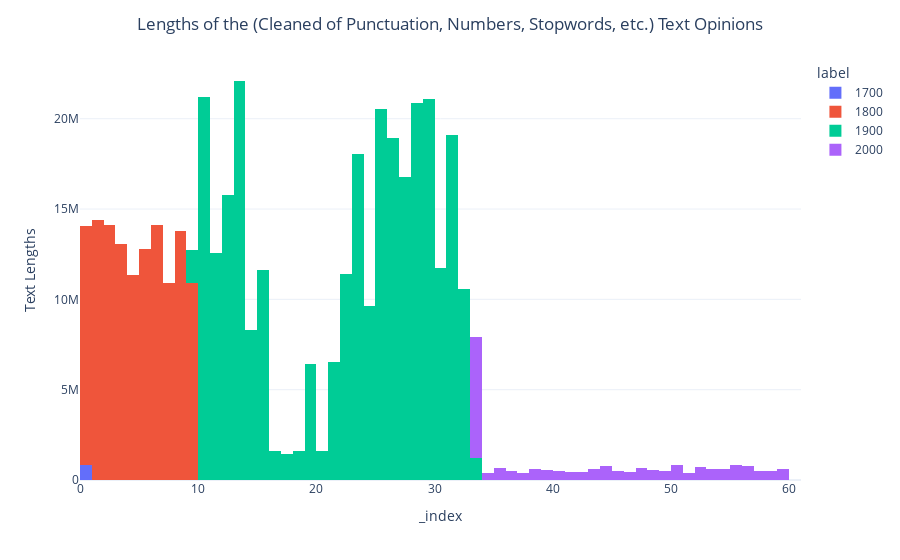

This figure's notebook cell:
### Code cell
fig = px.histogram(filtered_df,
    x=filtered_df.index,
    y='length_text',
    nbins=100,
    color='label',
    template='plotly_white')
fig.update_layout(
    title={'text': "Lengths of the (Cleaned of Punctuation, Numbers, Stopwords, etc.) Text Opinions",
    'x': 0.5,
    'xanchor': 'center'})
fig.update_yaxes(title='Text Lengths')
fig.update_xaxes(showticksuffix="none")
fig.show()

### Figure 1 — Plotly figure (JSON) as saved in the notebook; plotly's stock layout.template omitted (floating-point values rounded to 4 significant figures; data arrays with more than 128 entries replaced by an {"elided": "..."} marker saying what was removed)
{"data": [{"alignmentgroup": "True", "bingroup": "x", "histfunc": "sum", "hovertemplate": "label=1700<br>_index=%{x}<br>sum of length_text=%{y}<extra></extra>", "legendgroup": "1700", "marker": {"color": "#636efa", "pattern": {"shape": ""}}, "name": "1700", "nbinsx": 100, "offsetgroup": "1700", "orientation": "v", "showlegend": true, "type": "histogram", "x": {"elided": "137 int values"}, "xaxis": "x", "y": {"elided": "137 int values"}, "yaxis": "y"}, {"alignmentgroup": "True", "bingroup": "x", "histfunc": "sum", "hovertemplate": "label=1800<br>_index=%{x}<br>sum of length_text=%{y}<extra></extra>", "legendgroup": "1800", "marker": {"color": "#EF553B", "pattern": {"shape": ""}}, "name": "1800", "nbinsx": 100, "offsetgroup": "1800", "orientation": "v", "showlegend": true, "type": "histogram", "x": {"elided": "9762 int values"}, "xaxis": "x", "y": {"elided": "9762 int values"}, "yaxis": "y"}, {"alignmentgroup": "True", "bingroup": "x", "histfunc": "sum", "hovertemplate": "label=1900<br>_index=%{x}<br>sum of length_text=%{y}<extra></extra>", "legendgroup": "1900", "marker": {"color": "#00cc96", "pattern": {"shape": ""}}, "name": "1900", "nbinsx": 100, "offsetgroup": "1900", "orientation": "v", "showlegend": true, "type": "histogram", "x": {"elided": "23179 int values"}, "xaxis": "x", "y": {"elided": "23179 int values"}, "yaxis": "y"}, {"alignmentgroup": "True", "bingroup": "x", "histfunc": "sum", "hovertemplate": "label=2000<br>_index=%{x}<br>sum of length_text=%{y}<extra></extra>", "legendgroup": "2000", "marker": {"color": "#ab63fa", "pattern": {"shape": ""}}, "name": "2000", "nbinsx": 100, "offsetgroup": "2000", "orientation": "v", "showlegend": true, "type": "histogram", "x": {"elided": "26977 int values"}, "xaxis": "x", "y": {"elided": "26977 int values"}, "yaxis": "y"}], "layout": {"barmode": "relative", "legend": {"title": {"text": "label"}, "tracegroupgap": 0}, "margin": {"t": 60}, "title": {"text": "Lengths of the (Cleaned of Punctuation, Numbers, Stopwords, etc.) Text Opinions", "x": 0.5, "xanchor": "center"}, "xaxis": {"anchor": "y", "domain": [0, 1], "showticksuffix": "none", "title": {"text": "_index"}}, "yaxis": {"anchor": "x", "domain": [0, 1], "title": {"text": "Text Lengths"}}}}
